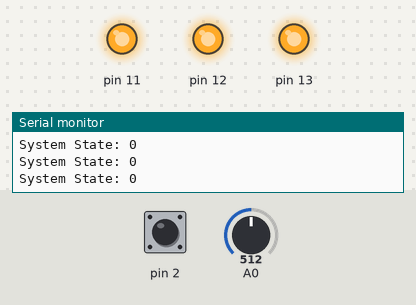
This sketch was run on a simulated Arduino Uno, built with avr-gcc and run on an emulated ATmega328P. Shown: output pins drawn as LEDs (lit = HIGH), the last lines printed to the serial monitor. The inputs (shaded band) are chosen by the test bench; at power-on: pin 2 LOW, A0 = 512.

Above: at 1.2 s.
1.3 s: pin 2 driven HIGH
At 2.0 s:
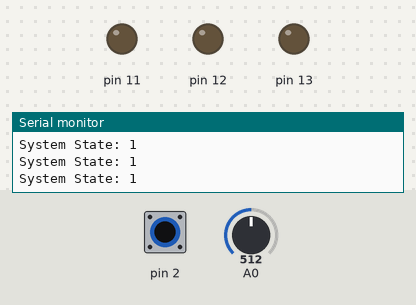
2.8 s: pin 2 pulsed LOW 5 times (0.12 s each, 0.3 s apart)
At 3.92 s:
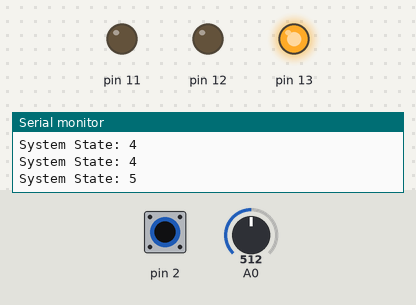
Timing chart, 0 to 5.8 s (numbered marks = the images above; inputs shaded):
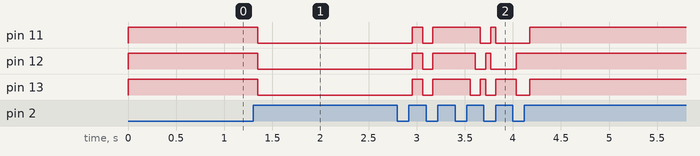

Measured:
- after the input at 1.3 s, pin 11–13: HIGH → LOW after 0.05 s
- after the input at 2.8 s, pin 11: goes HIGH 0.11 s, LOW 0.11 s, HIGH 0.50 s, LOW 0.11 s, HIGH 0.05 s, LOW 0.35 s, then HIGH, starting after 0.16 s; pin 12: goes HIGH 0.11 s, LOW 0.11 s, HIGH 0.44 s, LOW 0.11 s, HIGH 0.05 s, LOW 0.27 s, then HIGH, starting after 0.16 s

The sketch:

source_code.ino
```cpp
/*
  Bike Light

  This code is used to turn on three LEDs in various ways based on the state of the system. The state is determined
  by a button that, when pressed, increments the state of the system.
  States:
      0 - all lights on
      1 - all lights off
      2 - all lights flash quickly
      3 - all lights flash slowly
      4 - lights turn on sequentially in response to microphone input
      5 - lights turn on sequentially without input
*/

//MARK: variables and constants

//variable for reading the button status
short int buttonState = 0;
short int buttonPreviousState = LOW;
unsigned long buttonPreviousTime = 0;
//variable for storing the current state of the program
int programState = 0;
//variables for storing the current state of the LEDs
short int ledState[] = {0, 0, 0};
//a variable which stores the inverse value of the current value (not updated continuously)
short int inverseState = 1;
//MARK: variables for time calcualtions
//the current time
unsigned long currentTime = 0;
//the time that the blink program was last run
unsigned long timeLastRun = 0;
//the blinking period for the fast blinking state
const short int fastBlinkInterval = 100;
//the blinking period for the slow blinking state
const short int longBlinkInterval = 1000;
//the waiting period for updating the sequential lights
const short int circusBlinkInterval = 200;
// the waiting period for screaming into the bike light
const short int screamBlinkInterval = 50;
// the waiting period for registering another button click
const short int buttonClickInterval = 100;
// get the sensor value of the microphone
int micVal = 0;

// the setup function runs once when you press reset or power the board
void setup() {
  // initialize digital pin 11-13 as outputs.
  pinMode(13, OUTPUT);
  pinMode(11, OUTPUT);
  pinMode(12, OUTPUT);
  // initalize pin 2 as an input from the button
  pinMode(2, INPUT);
  //start text ouput
  Serial.begin(9600);
}

// the loop function runs over and over again forever
void loop() {
  //MARK: Sense
  //update the current time
  currentTime = millis();
  // read the state of the pushbutton value:
  buttonState = digitalRead(2);
  // read the state of the microphone sensor
  micVal = analogRead(A0);

  //MARK: Think
  //Change state
  Serial.print("System State: "); Serial.println(programState);
  switch (programState) {
    case 0 :
      //update the state to turn all the LEDs on
      for (short int i = 0; i < 3; i++) ledState[i] = 1;
      break;
    case 1 :
      //update the state to turn all the LEDs off
      for (short int i = 0; i < 3; i++) ledState[i] = 0;
      break;
    case 2 :
      //applies the desired interval
      if (currentTime - timeLastRun > fastBlinkInterval) {
        //finds the current state of the lights

        //find the inverse of the first light's state
        if (ledState[0] == 0 ) {

          inverseState = 1;
        } else {

          inverseState = 0;
        }
        //set all of the values of the Leds to be the inverse of the first LEDs state
        for (short int i = 0; i < 3; i++) ledState[i] = inverseState;

        //update the time last run for the blinking programs
        timeLastRun = currentTime;
      }
      break;
    case 3 :
      //Applies the desired interval
      if (currentTime - timeLastRun > longBlinkInterval) {
        //finds the current state of the lights

        //find the inverse of the first light's state
        if (ledState[0] == 0 ) {

          inverseState = 1;
        } else {

          inverseState = 0;
        }
        //set all of the values of the Leds to be the inverse of the first LEDs state
        for (short int i = 0; i < 3; i++) ledState[i] = inverseState;

        //update the time last run for the blinking programs
        timeLastRun = currentTime;
      }
      break;
    case 4:
      if (micVal > 0) {
        //applies the desired interval
        if (currentTime - timeLastRun > screamBlinkInterval) {
          //finds the current state of the lights
          for (short int i = 0; i < 3; i++) {
            //if the current light is on
            if (ledState[i] == 1) {
              //turns itself off
              ledState[i] = 0;
              //turns next in line on
              ledState[(i + 1) % 3] = 1;
              break;

              //if all the lights are off
            } else if (i == 2 && ledState[i] == 0 ) {
              //turn on the first light
              ledState[0] = 1;
            }
          }
          timeLastRun = currentTime;
        }
      }
      break;
    case 5:
      //applies the desired interval
      if (currentTime - timeLastRun > circusBlinkInterval) {

        //finds the current state of the lights
        for (short int i = 0; i < 3; i++) {
          //if the current light is on
          if (ledState[i] == 1) {
            //turns itself off
            ledState[i] = 0;
            //turns next in line on
            ledState[(i + 1) % 3] = 1;
            break;

            //if all the lights are off
          } else if (i == 2 && ledState[i] == 0 ) {
            //turn on the first light
            ledState[0] = 1;
          }
        }
        timeLastRun = currentTime;
      }
      break;
    default :
      //reset button state
      programState = 0;
      break;
  }
  //MARK: ACT
  //update the ledstates to be the same as the stored states
  digitalWrite(13, ledState[0]);
  digitalWrite(12, ledState[1]);
  digitalWrite(11, ledState[2]);

  //if the button was just pressed update the program state to the next value
  if (buttonState == HIGH && buttonPreviousState == LOW
      && currentTime - buttonPreviousTime > buttonClickInterval) {
    programState += 1;
    //say that the previous state of the button was pressed
    buttonPreviousState = HIGH;
    // save the last time a button click was registered
    buttonPreviousTime = currentTime;

    //if the button is not pressed change the previous state to be off.
  } else if (buttonState == LOW) {
    buttonPreviousState = LOW;
  }
}
```
